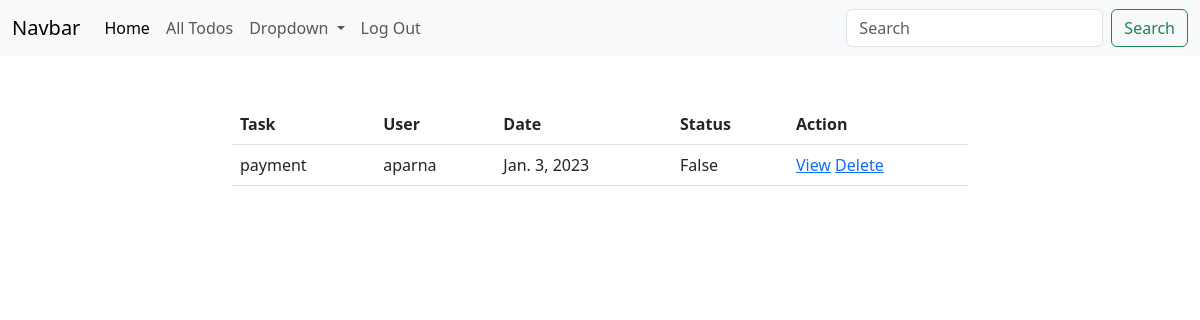
The app's page /task/all (signed in) with its own data.
### task/models.py (models this page shows, shortened)
class Tasks(models.Model):
    task_name = models.CharField(max_length=200)
    created_date = models.DateField(auto_now_add=True)
    status = models.BooleanField(default=False)
    user = models.ForeignKey(User, on_delete=models.CASCADE)

### task/views.py (the view)
# urls.py: path("task/all", views.TaskListView.as_view(), name="task-list"),
@method_decorator(signin_required, name="dispatch")
class TaskListView(ListView):
    model= Tasks
    template_name = "task-list.html"
    context_object_name = "todos"
    def get_queryset(self):
        return Tasks.objects.filter(user = self.request.user)

### task/views.py (called while the page is built)
def signin_required(fn):
    def wrapper(request, *args, **kwargs):
        if not request.user.is_authenticated:
            messages.error(request, "you must login first")
            return redirect("signin")
        else:
            return fn(request, *args, **kwargs)
    return wrapper

### task/templates/task-list.html (shortened to what this page needs)
{%extends 'base.html'%}
{%block body%}
<div class="container">
    <div class="row">
        <div class="col-2"></div>
        <div class="col-8 ">
            <table class="table bg-secondary mt-5">
                <tr>
                    <th>Task</th>
                    <th>User</th>
                    <th>Date</th>
                    <th>Status</th>
                    <th>Action</th>
                </tr>
                {%for t in todos%}
                    <tr>
                        <td>{{t.task_name}}</td>
                        <td>{{t.user}}</td>
                        <td>{{t.created_date}}</td>
                        <td>{{t.status}}</td>
                        <td>
                            <a href="{%url 'task-detail' t.id%}">View</a>
                            <a href="{% url 'task-delete' t.id%}">Delete</a>
                        </td>
                    </tr>
                {%endfor%}
            </table>
        </div>
        <div class="col-2"></div>
    </div>
</div>
{%endblock%}

### records on screen
Tasks: task_name "payment", user "aparna", created_date "Jan. 3, 2023", status "False"
